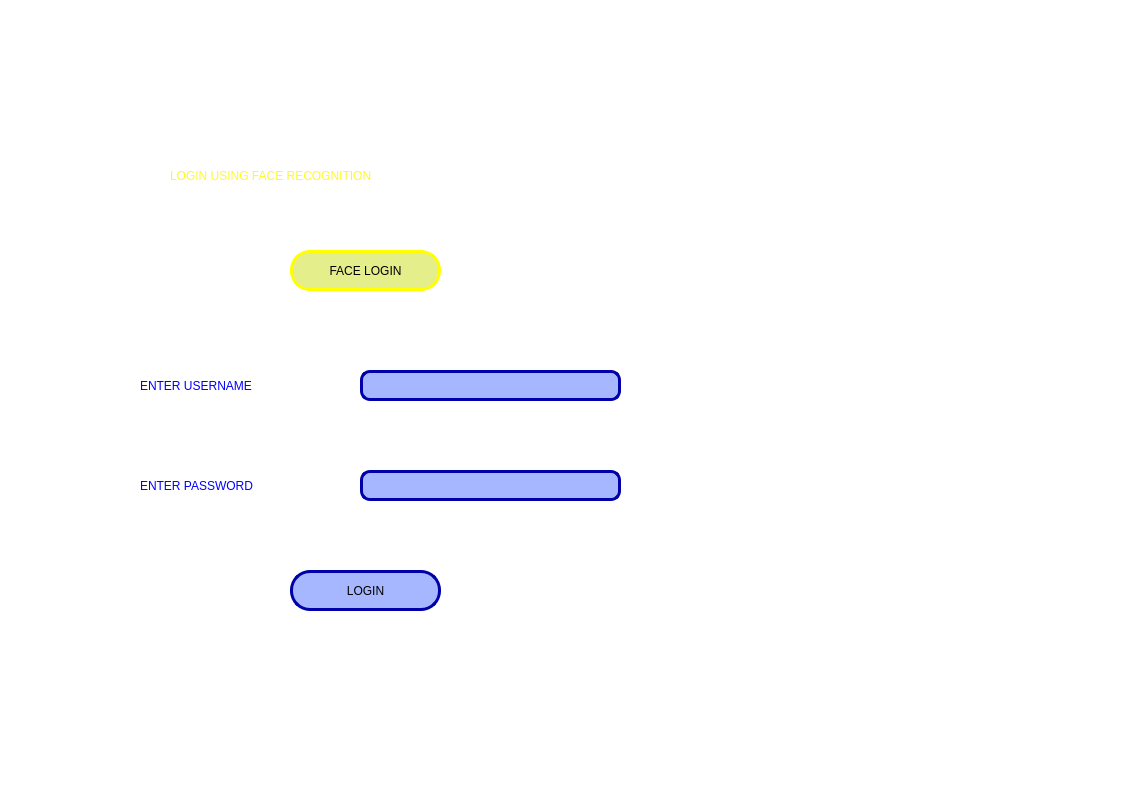
<?xml version="1.0" encoding="UTF-8"?>
<ui version="4.0">
 <class>Form</class>
 <widget class="QWidget" name="Form">
  <property name="geometry">
   <rect>
    <x>0</x>
    <y>0</y>
    <width>1128</width>
    <height>787</height>
   </rect>
  </property>
  <property name="windowTitle">
   <string>Form</string>
  </property>
  <property name="styleSheet">
   <string notr="true">background-color: rgb(255, 255, 255);
</string>
  </property>
  <widget class="QLineEdit" name="lineEdit">
   <property name="geometry">
    <rect>
     <x>260</x>
     <y>430</y>
     <width>261</width>
     <height>31</height>
    </rect>
   </property>
   <property name="styleSheet">
    <string notr="true">QLineEdit{
background-color: rgb(170,170,170);
border:3px solid #747474;
border-radius: 10px;
font:Arial;
}
QLineEdit:Focus{
border:3px solid rgb(0,0,255);
background-color: rgb(255, 255, 255);
}</string>
   </property>
  </widget>
  <widget class="QPushButton" name="pushButton_2">
   <property name="geometry">
    <rect>
     <x>180</x>
     <y>220</y>
     <width>151</width>
     <height>41</height>
    </rect>
   </property>
   <property name="styleSheet">
    <string notr="true">
QPushButton{
background-color: rgb(170,170,170);
border-radius: 20px;
font: 75 8pt &quot;MS Shell Dlg 2&quot;;
border:3px solid #747474;
}
QPushButton:hover{
background-color: #a5b6ff;
border:5px solid #0000ff ;
}</string>
   </property>
   <property name="text">
    <string>FACE LOGIN</string>
   </property>
  </widget>
  <widget class="QLabel" name="label_4">
   <property name="geometry">
    <rect>
     <x>0</x>
     <y>0</y>
     <width>1131</width>
     <height>801</height>
    </rect>
   </property>
   <property name="styleSheet">
    <string notr="true">color: rgb(0, 0, 255);
font: 12pt &quot;MS Shell Dlg 2&quot;;</string>
   </property>
   <property name="text">
    <string/>
   </property>
   <property name="pixmap">
    <pixmap resource="../test1.qrc">:/newPrefix/newai.jpg</pixmap>
   </property>
   <property name="scaledContents">
    <bool>true</bool>
   </property>
  </widget>
  <widget class="QLineEdit" name="lineEdit_2">
   <property name="geometry">
    <rect>
     <x>360</x>
     <y>370</y>
     <width>261</width>
     <height>31</height>
    </rect>
   </property>
   <property name="styleSheet">
    <string notr="true">QLineEdit{
background-color: #a6b7ff;
border:3px solid rgb(0,0,170);
border-radius: 10px;
font:Arial;
}
QLineEdit:Focus{
border:3px solid #ffff00;
background-color: #ffffd9;
}</string>
   </property>
  </widget>
  <widget class="QPushButton" name="pushButton_3">
   <property name="geometry">
    <rect>
     <x>290</x>
     <y>570</y>
     <width>151</width>
     <height>41</height>
    </rect>
   </property>
   <property name="styleSheet">
    <string notr="true">
QPushButton{
background-color: #a6b7ff;
border:3px solid rgb(0,0,170);
border-radius: 20px;
font: 75 8pt &quot;MS Shell Dlg 2&quot;;
}
QPushButton:hover{
background-color: rgb(255, 153, 119);
border:5px solid #cf1f00 ;
}</string>
   </property>
   <property name="text">
    <string>LOGIN</string>
   </property>
  </widget>
  <widget class="QLabel" name="label_5">
   <property name="geometry">
    <rect>
     <x>140</x>
     <y>460</y>
     <width>171</width>
     <height>51</height>
    </rect>
   </property>
   <property name="styleSheet">
    <string notr="true">color: rgb(0, 0, 255);
font: 12pt &quot;MS Shell Dlg 2&quot;;
background-color: none;</string>
   </property>
   <property name="text">
    <string>ENTER PASSWORD</string>
   </property>
  </widget>
  <widget class="QLabel" name="label_6">
   <property name="geometry">
    <rect>
     <x>140</x>
     <y>360</y>
     <width>171</width>
     <height>51</height>
    </rect>
   </property>
   <property name="styleSheet">
    <string notr="true">color: rgb(0, 0, 255);
font: 12pt &quot;MS Shell Dlg 2&quot;;
background-color: none</string>
   </property>
   <property name="text">
    <string>ENTER USERNAME</string>
   </property>
  </widget>
  <widget class="QLineEdit" name="lineEdit_3">
   <property name="geometry">
    <rect>
     <x>360</x>
     <y>470</y>
     <width>261</width>
     <height>31</height>
    </rect>
   </property>
   <property name="styleSheet">
    <string notr="true">QLineEdit{
background-color: #a6b7ff;
border:3px solid rgb(0,0,170);
border-radius: 10px;
font:Arial;
}
QLineEdit:Focus{
border:3px solid #ffff00;
background-color: #ffffd9;
}</string>
   </property>
  </widget>
  <widget class="QLabel" name="label_7">
   <property name="geometry">
    <rect>
     <x>170</x>
     <y>150</y>
     <width>411</width>
     <height>51</height>
    </rect>
   </property>
   <property name="styleSheet">
    <string notr="true">color: rgb(0, 0, 255);
font: 15pt &quot;MS Shell Dlg 2&quot;;
font-style: Bold;
background-color: none;
color: rgb(255, 248, 41);</string>
   </property>
   <property name="text">
    <string>LOGIN USING FACE RECOGNITION</string>
   </property>
  </widget>
  <widget class="QPushButton" name="pushButton_4">
   <property name="geometry">
    <rect>
     <x>290</x>
     <y>250</y>
     <width>151</width>
     <height>41</height>
    </rect>
   </property>
   <property name="styleSheet">
    <string notr="true">
QPushButton{
background-color: #e4ee8b;
border-radius: 20px;
font: 75 8pt &quot;MS Shell Dlg 2&quot;;
border:3px solid #ffff00;
}
QPushButton:hover{
background-color: rgb(255, 153, 119);
border:5px solid #cf1f00 ;
}</string>
   </property>
   <property name="text">
    <string>FACE LOGIN</string>
   </property>
  </widget>
 </widget>
 <resources>
  <include location="../test1.qrc"/>
 </resources>
 <connections/>
</ui>
